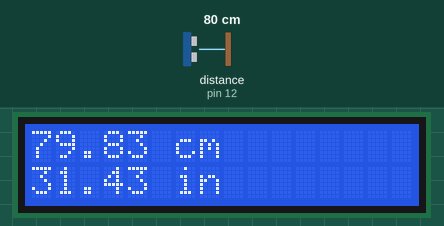
A sketch run on a simulated Arduino Uno, built with avr-gcc and run on an emulated ATmega328P. On the bench: 16×2 character LCD. Wiring (inferred from the names in the program): ultrasonic range finder: trigger pin 13; echo pin 12. The inputs (shaded band) are chosen by the test bench; at power-on: distance to the obstacle (sensor on pin 12) 80 cm. The echo pulse lasts 58.3 µs per cm.

Above: at 1.2 s.
1.3 s: distance to the obstacle (sensor on pin 12) set to 2 cm
At 2.2 s:
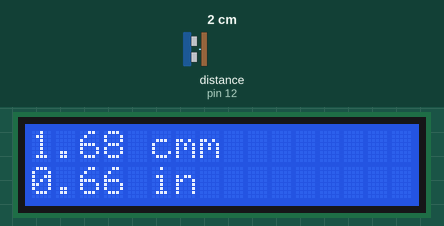
2.8 s: distance to the obstacle (sensor on pin 12) set to 4 cm
At 4.3 s:
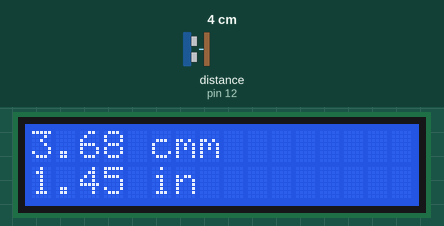
4.6 s: distance to the obstacle (sensor on pin 12) set to 18 cm
At 6.3 s:
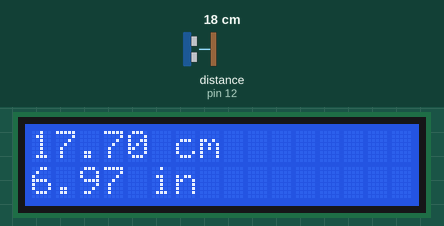
Timing chart, 0 to 7.8 s (numbered marks = the images above; inputs shaded):
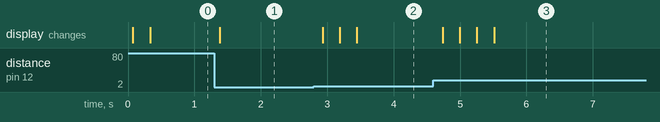

Measured:
- after the input at 1.3 s, the display: changes after 0.08 s (image 1)
- after the input at 2.8 s, the display: changes after 0.13 s (image 2)
- after the input at 4.6 s, the display: changes after 0.14 s (image 3)

The sketch:

LEDMeasurement.ino
```cpp
/*
HC-SR04 Ultrasonic Sensor with LCD dispaly

HC-SR04 Ultrasonic Sensor
  VCC to Arduino 5V
  GND to Arduino GND
  Echo to Arduino pin 12
  Trig to Arduino pin 13

LCD Display (I used JHD162A)
  VSS to Arduino GND
  VCC to Arduino 5V
  VEE to Arduino GND
  RS to Arduino pin 11
  R/W to Arduino pin 10
  E to Arduino pin 9
  DB4 to Arduino pin 2
  DB5 to Arduino pin 3
  DB6 to Arduino pin 4
  DB7 to Arduino pin 5
  LED+ to Arduino 5V
  LED- to Arduino GND
Modified by Ahmed Djebali (June 1, 2015).
Modified by Brendan Harris / Joseph Pobega (July 8, 2022).
*/
#include <LiquidCrystal.h> //Load Liquid Crystal Library
LiquidCrystal LCD(11,10,9,2,3,4,5);  //Create Liquid Crystal Object called LCD
#define trigPin 13 //Sensor Echo pin connected to Arduino pin 13
#define echoPin 12 //Sensor Trip pin connected to Arduino pin 12
//Simple program just for testing the HC-SR04 Ultrasonic Sensor with LCD dispaly
//URL:
void setup(){
  pinMode(trigPin, OUTPUT);

  LCD.begin(16,2); //Tell Arduino to start your 16 column 2 row LCD
  LCD.setCursor(0,0);  //Set LCD cursor to upper left corner, column 0, row 0
}

void loop(){
  long duration;
  float distanceCent, distanceInch; // Declare centimeter and inch variable
  digitalWrite(trigPin, LOW);
  delayMicroseconds(2);
  digitalWrite(trigPin, HIGH);
  delayMicroseconds(10);
  digitalWrite(trigPin, LOW);
  duration = pulseIn(echoPin, HIGH);
  distanceCent = (duration/2) / 29.1; // cm formula
  distanceInch = (distanceCent)/2.54; // inches formula
  LCD.print("                "); //Print blanks to clear the row
  LCD.setCursor(0,0);   //Set Cursor again to first column of first row
  LCD.print(distanceCent);
  LCD.print(" cm");
  LCD.setCursor(0,1);  //Set cursor to first column of second row
  LCD.print("                "); //Print blanks to clear the row
  LCD.setCursor(0,1);   //Set Cursor again to first column of second row
  LCD.print(distanceInch);
  LCD.print(" in");
  delay(250); //pause to let things settle
}
```
